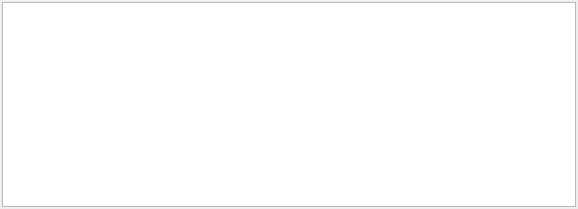
<?xml version="1.0" encoding="UTF-8"?>
<ui version="4.0">
 <class>WLog</class>
 <widget class="QWidget" name="WLog">
  <property name="geometry">
   <rect>
    <x>0</x>
    <y>0</y>
    <width>578</width>
    <height>209</height>
   </rect>
  </property>
  <property name="minimumSize">
   <size>
    <width>192</width>
    <height>60</height>
   </size>
  </property>
  <property name="windowTitle">
   <string>Log</string>
  </property>
  <layout class="QVBoxLayout" name="verticalLayout">
   <property name="spacing">
    <number>2</number>
   </property>
   <property name="leftMargin">
    <number>2</number>
   </property>
   <property name="topMargin">
    <number>2</number>
   </property>
   <property name="rightMargin">
    <number>2</number>
   </property>
   <property name="bottomMargin">
    <number>2</number>
   </property>
   <item>
    <widget class="QPlainTextEdit" name="pt">
     <property name="readOnly">
      <bool>true</bool>
     </property>
    </widget>
   </item>
  </layout>
  <action name="aClear">
   <property name="text">
    <string>Очистить</string>
   </property>
  </action>
 </widget>
 <resources/>
 <connections/>
</ui>
